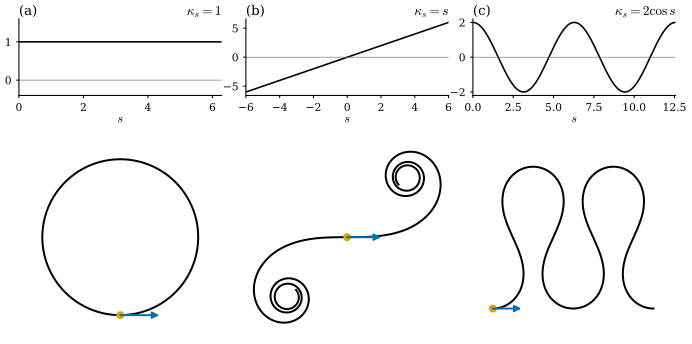

The Python source for this figure:
"""그림 4.4.2: 부호곡률이 평면곡선을 결정한다 (4.4절, 정리 4.4.10, 예 4.4.12).

위: 주어진 함수 k(s). 아래: θ' = k, γ' = (cos θ, sin θ), γ(s0) = (0, 0), θ(s0) = 0으로 풀어 얻은 단위속력 곡선.
(a) k(s) = 1, s ∈ [0, 2π]        → 반지름 1인 원
(b) k(s) = s, s ∈ [−6, 6]         → 클로소이드(오일러 나선). s → ±∞에서 두 점 ±(√π/2, √π/2)로 감겨 들어간다.
(c) k(s) = 2 cos s, s ∈ [0, 4π]   → 사행 곡선
s0는 각 구간에서 (a) 0, (b) 0, (c) 0이다. ODE는 dgnum.rk4로 푼다(scipy 사용 불가, 부록 E).
출발점과 출발 방향은 주황 점과 파란 화살표(길이 1의 0.5배)로 표시한다.

실행: 프로젝트 루트에서 ``PYTHONPATH=tools python3 chapters/04-curves/figures/fig-4-4-2-curvature-determines.py``
"""

import dgfig

dgfig.setup()

import matplotlib.pyplot as plt
import numpy as np

import dgnum

C = dgfig.COLORS
LW = dgfig.LW


def solve(k, s0, s1, n=6001):
    """정리 4.4.10의 해: s0에서 s1까지 (s1 < s0이면 거꾸로) 적분. 반환값 (s, θ, x, y)."""
    ss = np.linspace(s0, s1, n)
    Y = dgnum.rk4(lambda s, y: np.array([k(s), np.cos(y[0]), np.sin(y[0])]), [0.0, 0.0, 0.0], ss)
    return ss, Y[:, 0], Y[:, 1], Y[:, 2]


def solve_both(k, lo, hi, s0=0.0):
    b = solve(k, s0, hi)
    if lo >= s0:
        return b
    a = solve(k, s0, lo)
    return tuple(np.concatenate([x[::-1], y[1:]]) for x, y in zip(a, b))


CASES = [
    ("(a)", lambda s: np.ones_like(np.asarray(s, float)), 0.0, 2 * np.pi, r"$\kappa_s=1$"),
    ("(b)", lambda s: np.asarray(s, float), -6.0, 6.0, r"$\kappa_s=s$"),
    ("(c)", lambda s: 2 * np.cos(s), 0.0, 4 * np.pi, r"$\kappa_s=2\cos s$"),
]

sols = [solve_both(k, lo, hi) for _, k, lo, hi, _ in CASES]

# 자기검사 ---------------------------------------------------------------------
s, th, x, y = sols[0]
assert np.allclose(np.hypot(x, y - 1), 1, atol=1e-9)                # 중심 (0, 1), 반지름 1인 원
assert abs(x[-1]) < 1e-9 and abs(y[-1]) < 1e-9                       # 한 바퀴 돌아 제자리
s, th, x, y = sols[1]
assert np.allclose(th, s ** 2 / 2, atol=1e-8)                        # θ(s) = s²/2 (연습 4.4.7)
i0 = np.argmin(np.abs(s))
assert np.allclose(x[::-1] + x, 0, atol=1e-8) and np.allclose(y[::-1] + y, 0, atol=1e-8)   # γ(−s) = −γ(s)
lim = np.sqrt(np.pi) / 2                                              # ∫_0^∞ cos(u²/2) du = ∫_0^∞ sin(u²/2) du = √π/2
assert np.hypot(x[-1] - lim, y[-1] - lim) < 1 / 6 + 0.02              # 꼬리는 대략 1/s 크기
for (s, th, x, y), (_, k, _, _, _) in zip(sols, CASES):
    sp_ = np.hypot(np.gradient(x, s), np.gradient(y, s))
    assert np.allclose(sp_[3:-3], 1, atol=1e-5)                      # 단위속력
    # 부호곡률을 곡선에서 다시 계산 (명제 4.4.5) → 주어진 k와 일치
    x1, y1 = np.gradient(x, s), np.gradient(y, s)
    x2, y2 = np.gradient(x1, s), np.gradient(y1, s)
    kap = (x1 * y2 - x2 * y1) / (x1 ** 2 + y1 ** 2) ** 1.5
    assert np.allclose(kap[5:-5], k(s)[5:-5], atol=2e-4)

fig = plt.figure(figsize=(7.2, 3.9))
gs = fig.add_gridspec(2, 3, height_ratios=[1, 3.2], hspace=0.12, wspace=0.12,
                      left=0.04, right=0.99, top=0.93, bottom=0.02)
LIMS = [((-1.3, 1.3), (-0.3, 2.3)), ((-1.5, 1.5), (-1.5, 1.5)), ((-0.35, 3.2), (-0.3, 2.8))]
for j, ((tag, k, lo, hi, lab), (s, th, x, y), (xl, yl)) in enumerate(zip(CASES, sols, LIMS)):
    axk = fig.add_subplot(gs[0, j])
    axk.plot(s, k(s), color=C["main"], lw=1.2)
    axk.axhline(0, color=C["aux"], lw=0.5)
    axk.set_xlim(s[0], s[-1])
    axk.tick_params(labelsize=8, length=2)
    for sp_ in ("top", "right"):
        axk.spines[sp_].set_visible(False)
    axk.set_title(tag, loc="left", fontsize=10, pad=3)
    axk.set_title(lab, loc="right", fontsize=10, pad=3)
    if j == 0:
        axk.set_ylim(-0.4, 1.6)
    axk.set_xlabel(r"$s$", fontsize=9, labelpad=0)

    ax = fig.add_subplot(gs[1, j])
    dgfig.schematic_axes(ax, xl, yl)
    ax.plot(x, y, color=C["main"], lw=1.5, zorder=3)
    i0 = int(np.argmin(np.abs(s)))
    ax.plot(x[i0], y[i0], "o", color=C["accent"], ms=5, zorder=6)
    ax.annotate("", xy=(x[i0] + 0.5, y[i0]), xytext=(x[i0], y[i0]),
                arrowprops=dict(arrowstyle="-|>", color=C["tangent"], lw=1.5, mutation_scale=10,
                                shrinkA=0, shrinkB=0), zorder=7)
dgfig.save(fig, __file__)
